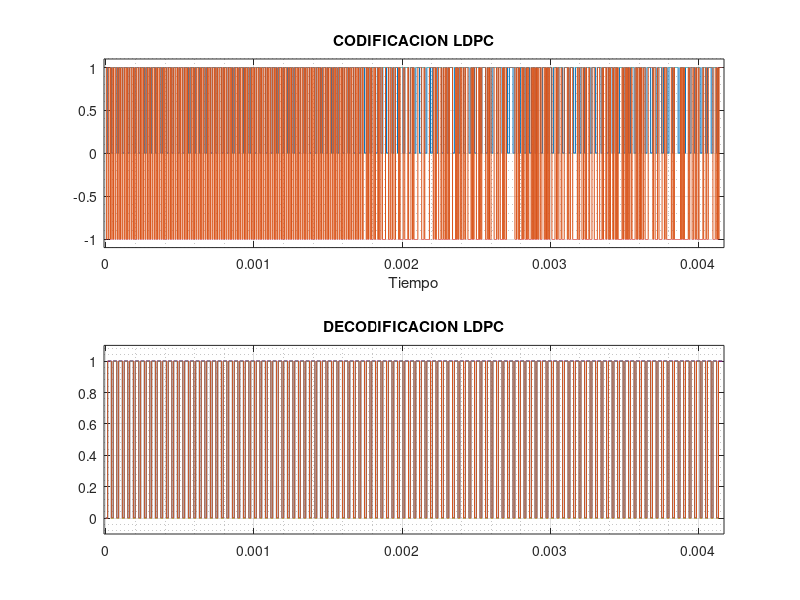

Write the MATLAB code that produced this figure.
clear
clc
%==DECODIFICACION LDPC===========
vinf=repmat([0 1 1 0 1 1],1,56);
R=80770; % velocidad de transferencia
Tsob=200;% Tasa de sobremuestreo necesario para graficar

%sobremuestreo del vector de informacion para la grafica
inf=repmat(vinf,Tsob,1);
inf=inf(:)';
%=======================================================
t=0:1/(Tsob*R):length(vinf)*(1/R)-1/(Tsob*R);%Vector de tiempo para la informacion
%==============Parametros Matriz de paridad==========
n=100*8; % # bits de codificacion
k=length(vinf);% # bits de informacion
bp=n-k;% # bits de paridad
%======================================
I=eye(bp);% creando la matriz identidad
vt=repmat(I(:,randperm(size(I,2))),1,ceil(n/size(I,1))-1);
H=[I vt(:,1:n-(size(I,1)))];% creando la matriz de paridad
%=====OBTENCION DE LA MATRIZ GENERADORA G=[Ik AT]
G=[eye(k) H(:,(bp+1):n)'];
%==========Codificacion==============
vLDPC=vinf*G;% codificacion c(codificacion)=u(informacion)*G(Matriz generadora)
vLDPC(find(vLDPC==2))=0;%Si el resultado de la multiplion de las matrices es=2 se le asigna un 0
vLDPC(find(vLDPC==0))=-1;
%========================================
%========================================

%Sobremuestreo del vector de la codificacion para la grafica
LDPC=repmat(vLDPC,Tsob,1);
LDPC=LDPC(:)';
%===========================================================

t1=0:k/(Tsob*R*n):length(vLDPC)*(k/(R*n))-k/(Tsob*R*n);%Vector de tiempo para la codificacion

%==============================================================================
%==============================================================================
%               DECODIFICACION LDPC

vdLDPC=vLDPC*G'/2;
vdLDPC(find(vdLDPC==-1))=0;

dLDPC=repmat(vdLDPC,Tsob,1);
dLDPC=dLDPC(:)';

figure(1)
subplot(2,1,1)
plot(t,inf);
% subplot(2,1,2)
hold on
plot(t1,LDPC);
axis([-(1/R) (length(vinf)+1)*(1/R) -1.1 1.1]);
grid on
xlabel("Tiempo")
title("CODIFICACION LDPC")
grid minor

figure(1)
subplot(2,1,2)
plot(t,inf);
hold on
plot(t,dLDPC);
title("DECODIFICACION LDPC")
axis([-(1/R) (length(vinf)+1)*(1/R) -0.1 1.1]);
grid on
grid minor
